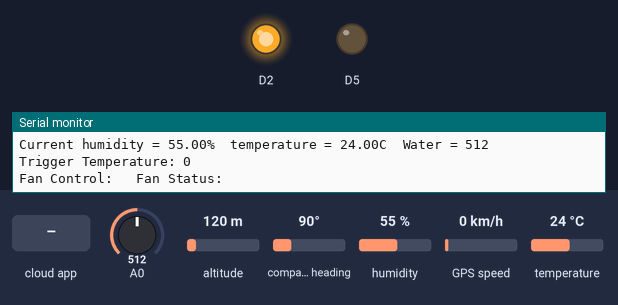
This sketch was run on a simulated ESP8266 (NodeMCU). Parts: output pins drawn as LEDs (lit = HIGH), the last lines printed to the serial monitor. Inputs (shaded band) come from the test bench; at power-on: A0 = 512, altitude 120 m, compass heading 90°, humidity 55 %, GPS speed 0 km/h, temperature 24 °C. WiFi joins after 1.5 s; servers stay silent unless stated; the GPS gets a fix after 3 s at 37.7749, -122.4194 with 8 satellites; the Firebase database answers and starts empty.

Above: at 3.7 s.
3.8 s: the phone or cloud app sets FAN_CONTROL to AUTO
At 7.3 s:
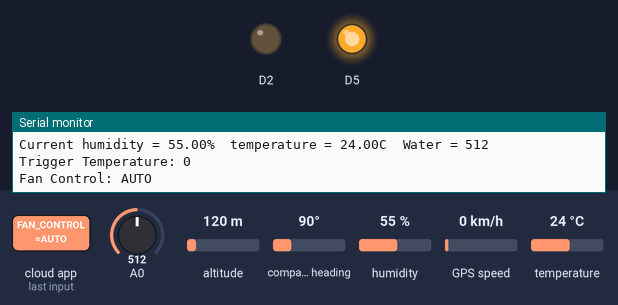
10.9 s: the phone or cloud app sets FAN_CONTROL to ON
15.8 s: the phone or cloud app sets FAN to AUTO
At 18.8 s:
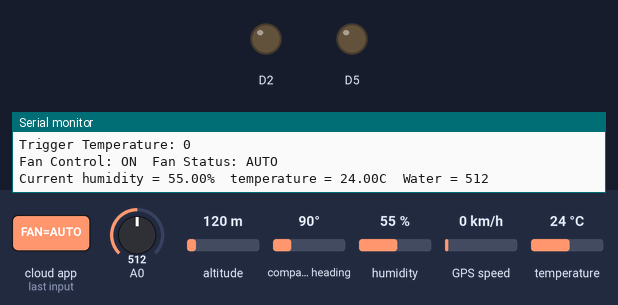
21.2 s: the phone or cloud app sets FAN to ON
At 22.8 s:
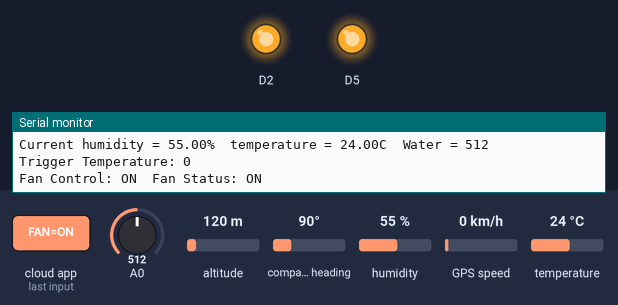
Timing chart, 0 to 29.8 s (numbered marks = the images above; inputs shaded):
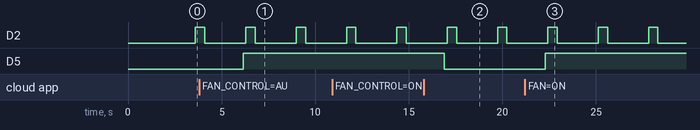

The sketch:

Kevin_forecasting.ino
```cpp
#include "DHT.h"        // including the library of DHT11 temperature and humidity sensor
#define DHTPIN D1   // DHT 11
#define DHTTYPE DHT11
#include <ArduinoJson.h>
#include <ESP8266WiFi.h>
#include <FirebaseArduino.h>

#define FIREBASE_HOST "weatherforecast-410d8.firebaseio.com"              // the project name address from firebase id
#define FIREBASE_AUTH "kptYspcg6ZziZ3YBPZDtMEnamb1dCgsOCMvTc91Q"       // the secret key generated from firebase
#define WIFI_SSID "SHREY"
#define WIFI_PASSWORD "1234567890"

String fireStatus = "";
//int resval = 0;
//int respin = D2;
DHT dht(DHTPIN, DHTTYPE);
#include <TinyGPS++.h>
#include <SoftwareSerial.h>
#include <ESP8266WiFi.h>

TinyGPSPlus gps;  // The TinyGPS++ object

SoftwareSerial ss(2,0); // The serial connection to the GPS device

const char* ssid = "SHREY";
const char* password = "1234567890";

float latitude , longitude;
int year , month , date, hour , minute , second;
String date_str , time_str , lat_str , lng_str;
int pm;

WiFiServer server(80);

void setup(void)
{
  ss.begin(9600);
  dht.begin();
  Serial.println("Humidity and temperature\n\n");
  Serial.begin(9600);
  delay(1000);
  pinMode(D2, OUTPUT);
  pinMode(D5, OUTPUT);
  WiFi.begin(WIFI_SSID, WIFI_PASSWORD);
  Serial.print("Connecting to ");
  Serial.print(WIFI_SSID);
  while (WiFi.status() != WL_CONNECTED)
  {
    Serial.print(".");
    delay(500);
  }
  Serial.println();
  Serial.print("Connected to ");
  Serial.println(WIFI_SSID);

  server.begin();
  Serial.println("Server started");

  // Print the IP address
  Serial.println(WiFi.localIP());
  Firebase.begin(FIREBASE_HOST, FIREBASE_AUTH);                  // connect to firebase
}
void loop() {


    float h = dht.readHumidity();
    float t = dht.readTemperature();
    int w = analogRead(A0);
    Serial.print("Current humidity = ");
    Serial.print(h);
    Serial.print("%  ");
    Serial.print("temperature = ");
    Serial.print(t);
    Serial.print("C  ");
    Serial.print("Water = ");
    Serial.println(w);
    Firebase.setFloat("TEMPERATURE", t);
    Firebase.setFloat("HUMIDITY", h);

    if(w>90){
      Firebase.setString("WATER_LVL", "Raining...");
    }
    else{
      Firebase.setString("WATER_LVL", "Clear");
    }

    //Firebase.setFloat("WATER_LVL", w);
    String fan_control = Firebase.getString("FAN_CONTROL");
    int trig_temp= Firebase.getInt("TRIGGERED_TEMP");
    Serial.print("Trigger Temperature: ");
    Serial.println(trig_temp);


    if(fan_control.equals("AUTO")){
      Serial.print("Fan Control: ");
      Serial.println(fan_control);
      if(t>trig_temp){
        Firebase.setString("FAN","ON");
        digitalWrite(D5, HIGH);   // turn the LED on (HIGH is the voltage level)
      }
      else{
        Firebase.setString("FAN","OFF");
        digitalWrite(D5, LOW);
      }
    }
    else{
      Serial.print("Fan Control: ");
      Serial.print(fan_control);
      String fan = Firebase.getString("FAN");
      Serial.print("  Fan Status: ");
      Serial.println(fan);
      if(fan.equals("ON")){
        digitalWrite(D5, HIGH);   // turn the LED on (HIGH is the voltage level)
      }
      else{
        digitalWrite(D5, LOW);
      }
    }

    if(t>trig_temp){
        Firebase.setString("BUZZER_STATUS","ON");
        digitalWrite(D2, HIGH);   // turn the LED on (HIGH is the voltage level)
        delay(500);                       // wait for a second
        digitalWrite(D2, LOW);    // turn the LED off by making the voltage LOW
        delay(500);
    }
    else{Firebase.setString("BUZZER_STATUS","OFF");}

  while (ss.available() > 0)
    if (gps.encode(ss.read()))
    {
      if (gps.location.isValid())
      {
        latitude = gps.location.lat();
        lat_str = String(latitude , 8);
        Firebase.setString("LATITUDE",lat_str);
        longitude = gps.location.lng();
        lng_str = String(longitude , 8);
        Firebase.setString("LONGITUDE",lng_str);
      }

      if (gps.date.isValid())
      {
        date_str = "";
        date = gps.date.day();
        month = gps.date.month();
        year = gps.date.year();

        if (date < 10)
          date_str = '0';
        date_str += String(date);

        date_str += " / ";

        if (month < 10)
          date_str += '0';
        date_str += String(month);

        date_str += " / ";

        if (year < 10)
          date_str += '0';
        date_str += String(year);
      }

      if (gps.time.isValid())
      {
        time_str = "";
        hour = gps.time.hour();
        minute = gps.time.minute();
        second = gps.time.second();

        minute = (minute + 30);
        if (minute > 59)
        {
          minute = minute - 60;
          hour = hour + 1;
        }
        hour = (hour + 5) ;
        if (hour > 23)
          hour = hour - 24;

        if (hour >= 12)
          pm = 1;
        else
          pm = 0;

        hour = hour % 12;

        if (hour < 10)
          time_str = '0';
        time_str += String(hour);

        time_str += " : ";

        if (minute < 10)
          time_str += '0';
        time_str += String(minute);

        time_str += " : ";

        if (second < 10)
          time_str += '0';
        time_str += String(second);

        if (pm == 1)
          time_str += " PM ";
        else
          time_str += " AM ";

      }

    }
  // Check if a client has connected
  WiFiClient client = server.available();
  if (!client)
  {
    return;
  }

  // Prepare the response
  String s = "HTTP/1.1 200 OK\r\nContent-Type: text/html\r\n\r\n <!DOCTYPE html> <html> <head> <title>GPS Interfacing with NodeMCU</title> <style>";
  s += "a:link {background-color: YELLOW;text-decoration: none;}";
  s += "table, th, td {border: 1px solid black;} </style> </head> <body> <h1  style=";
  s += "font-size:300%;";
  s += " ALIGN=CENTER> GPS Interfacing with NodeMCU</h1>";
  s += "<p ALIGN=CENTER style=""font-size:150%;""";
  s += "> <b>Location Details</b></p> <table ALIGN=CENTER style=";
  s += "width:50%";
  s += "> <tr> <th>Latitude</th>";
  s += "<td ALIGN=CENTER >";
  s += lat_str;
  s += "</td> </tr> <tr> <th>Longitude</th> <td ALIGN=CENTER >";
  s += lng_str;
  s += "</td> </tr> <tr>  <th>Date</th> <td ALIGN=CENTER >";
  s += date_str;
  s += "</td></tr> <tr> <th>Time</th> <td ALIGN=CENTER >";
  s += time_str;
  s += "</td>  </tr> </table> ";


  if (gps.location.isValid())
  {
     s += "<p align=center><a style=""color:RED;font-size:125%;"" href=""http://maps.google.com/maps?&z=15&mrt=yp&t=k&q=";
    s += lat_str;
    s += "+";
    s += lng_str;
    s += """ target=""_top"">Click here!</a> To check the location in Google maps.</p>";
  }

  s += "</body> </html> \n";

  client.print(s);


  delay(5000);
}
```

Measured:
- after the input at 3.8 s, D5: LOW → HIGH after 2.3 s
- after the input at 15.8 s, D5: HIGH → LOW after 1.1 s
- after the input at 21.2 s, D5: LOW → HIGH after 1.1 s
- by itself, D2: alternates HIGH for 0.50 s and LOW for 2.2 s
